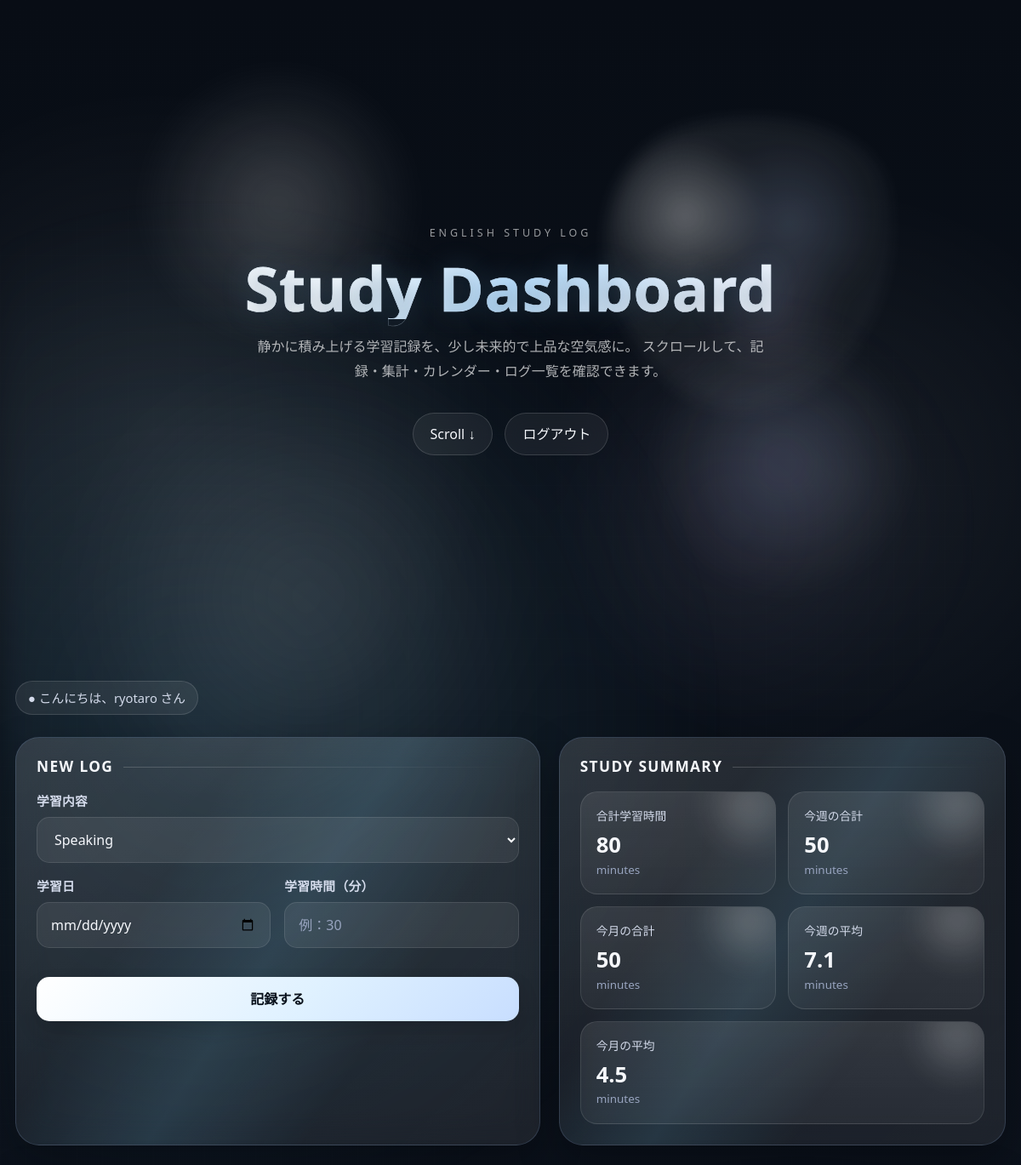
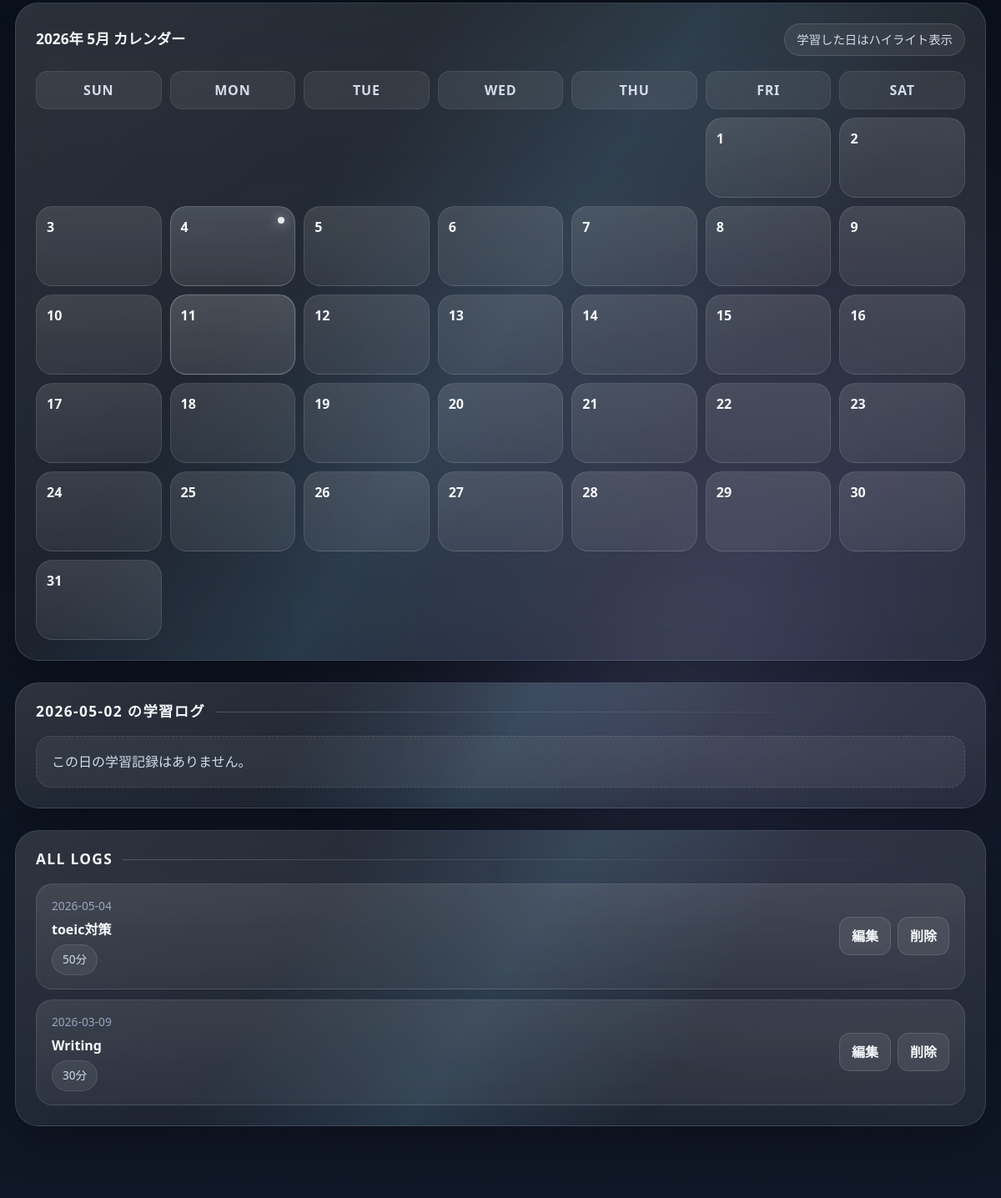
Page /?selected_date=2026-05-02 (signed in) on the committed database (2 pictures, top to bottom).
### tables this page shows
CREATE TABLE logs (
            id INTEGER PRIMARY KEY AUTOINCREMENT,
            content TEXT NOT NULL,
            time TEXT NOT NULL
        , study_date TEXT, user_id INTEGER);

### app.py (the view, shortened to what this page needs)
@app.route('/', methods=['GET', 'POST'])
def home():
    if "user_id" not in session:
        return redirect(url_for("login"))
    conn = get_db_connection()
    logs = conn.execute(
    "SELECT * FROM logs WHERE user_id = ? ORDER BY study_date DESC",
    (session["user_id"],)
    ).fetchall()
    selected_date = request.args.get("selected_date")
    selected_logs = []
    if selected_date:
            selected_logs = conn.execute(
                "SELECT * FROM logs WHERE study_date = ? AND user_id = ? ORDER BY id DESC",
                (selected_date, session["user_id"])
            ).fetchall()
    today_obj = date.today()
    year = today_obj.year
    month = today_obj.month
    cal = calendar.Calendar(firstweekday=6)
    month_days = cal.monthdayscalendar(year, month)
    study_dates = conn.execute(
    """
    SELECT DISTINCT study_date
    FROM logs
    WHERE user_id = ?
    AND strftime('%Y-%m', study_date) = ?
    """,
    (session["user_id"], f"{year}-{month:02d}")
).fetchall()
    study_dates = [row["study_date"] for row in study_dates]
    total_time = conn.execute(
    "SELECT SUM(time) AS total FROM logs WHERE user_id = ?",
    (session["user_id"],)
).fetchone()["total"] or 0
    weekly_total = conn.execute("""
        SELECT SUM(time) AS total
        FROM logs
        WHERE user_id = ?
        AND study_date >= date('now', 'weekday 1', '-7 days')
        AND study_date < date('now', 'weekday 1')
    """, (session["user_id"],)).fetchone()["total"] or 0
    monthly_total = conn.execute("""
        SELECT SUM(time) AS total
        FROM logs
        WHERE user_id = ?
        AND strftime('%Y-%m', study_date) = strftime('%Y-%m', 'now')
    """, (session["user_id"],)).fetchone()["total"] or 0
    weekly_avg = round(weekly_total / 7, 1)
    monthly_avg = round(monthly_total / date.today().day, 1)
    conn.close()
    return render_template(
    'index.html',
    logs=logs,
    total_time=total_time,
    weekly_total=weekly_total,
    monthly_total=monthly_total,
    weekly_avg=weekly_avg,
    monthly_avg=monthly_avg,
    year=year,
    month=month,
    month_days=month_days,
    study_dates=study_dates,
    today=today_obj.isoformat(),
    selected_date=selected_date,
    selected_logs=selected_logs,
    )

### app.py (called while the page is built)
def get_db_connection():
    conn = sqlite3.connect("database.db")
    conn.row_factory = sqlite3.Row
    return conn

### templates/index.html (shortened to what this page needs)
<!DOCTYPE html>
<html lang="ja">
<head>
    <link href="https://cdn.jsdelivr.net/npm/bootstrap@5.3.8/dist/css/bootstrap.min.css" rel="stylesheet">
</head>
<body>
    <div class="future-grid"></div>
    <section class="hero-screen">
        <div class="hero-orb one"></div>
        <div class="hero-orb two"></div>
        <div class="hero-fluid"></div>
        <div class="hero-content">
            <p class="hero-kicker">ENGLISH STUDY LOG</p>
            <h1 class="hero-title">
            </h1>
            <p class="hero-sub">
                静かに積み上げる学習記録を、少し未来的で上品な空気感に。
                スクロールして、記録・集計・カレンダー・ログ一覧を確認できます。
            </p>
            <div class="hero-actions">
                <a href="#main-content" class="scroll-indicator">Scroll ↓</a>
                <a href="{{ url_for('logout') }}" class="hero-btn">ログアウト</a>
            </div>
        </div>
    </section>
    <div id="main-content" class="page-wrap">
        <section class="section-block">
            <div class="top-info-bar">
                <div class="welcome-chip">● こんにちは、{{ session["username"] }} さん</div>
            </div>
        </section>
        <section class="section-block">
            <div class="dashboard-grid">
                <div class="glass-card">
                    <div class="section-title">
                        <h2>NEW LOG</h2>
                        <div class="section-line"></div>
                    </div>
                    <form method="POST">
                        <div class="form-grid">
                            <div class="form-group full">
                                <label>学習内容</label>
                                <select name="content" class="neo-select" onchange="toggleInput(this.value)">
                                    <option value="Speaking">Speaking</option>
                                </select>
                            </div>
                            <div class="form-group">
                                <label>学習日</label>
                                <input type="date" name="study_date" class="neo-input">
                            </div>
                            <div class="form-group">
                                <label>学習時間（分）</label>
                                <input type="number" name="time" class="neo-input" placeholder="例：30">
                            </div>
                            <div class="form-group full submit-row ">
                                <button type="submit" class="submit-btn">記録する</button>
                            </div>
                        </div>
                    </form>
                </div>
                <div class="glass-card">
                    <div class="section-title">
                        <h2>STUDY SUMMARY</h2>
                        <div class="section-line"></div>
                    </div>
                    <div class="summary-grid">
                        <div class="summary-item">
                            <div class="summary-label">合計学習時間</div>
                            <div class="summary-value">{{ total_time }}</div>
                            <div class="summary-unit">minutes</div>
                        </div>
                        <div class="summary-item">
                            <div class="summary-label">今週の合計</div>
                            <div class="summary-value">{{ weekly_total }}</div>
                            <div class="summary-unit">minutes</div>
                        </div>
                        <div class="summary-item">
                            <div class="summary-label">今月の合計</div>
                            <div class="summary-value">{{ monthly_total }}</div>
                            <div class="summary-unit">minutes</div>
                        </div>
                        <div class="summary-item">
                            <div class="summary-label">今週の平均</div>
                            <div class="summary-value">{{ weekly_avg }}</div>
                            <div class="summary-unit">minutes</div>
                        </div>
                        <div class="summary-item">
                            <div class="summary-label">今月の平均</div>
                            <div class="summary-value">{{ monthly_avg }}</div>
                            <div class="summary-unit">minutes</div>
                        </div>
                    </div>
                </div>
            </div>
        </section>
        <section class="section-block">
            <div class="glass-card">
                <div class="calendar-head">
                    <h2>{{ year }}年 {{ month }}月 カレンダー</h2>
                    <div class="calendar-badge">学習した日はハイライト表示</div>
                </div>
                <div class="calendar-grid">
                    <div class="calendar-week">SUN</div>
                    <div class="calendar-week">MON</div>
                    <div class="calendar-week">TUE</div>
                    <div class="calendar-week">WED</div>
                    <div class="calendar-week">THU</div>
                    <div class="calendar-week">FRI</div>
                    <div class="calendar-week">SAT</div>
                    {% for week in month_days %}
                        {% for day in week %}
                            {% if day == 0 %}
                                <div class="calendar-day empty"></div>
                            {% else %}
                                {% set day_str = "%04d-%02d-%02d"|format(year, month, day) %}
                                <a href="{{ url_for('home', selected_date=day_str) }}" class="calendar-link">
                                    <div class="calendar-day {% if day_str in study_dates %}studied{% endif %} {% if day_str == today %}today{% endif %}">
                                        <span class="day-number">{{ day }}</span>
                                    </div>
                                </a>
                            {% endif %}
                        {% endfor %}
                    {% endfor %}
                </div>
            </div>
        </section>
        {% if selected_date %}
        <section class="section-block">
            <div class="glass-card">
                <div class="section-title">
                    <h2>{{ selected_date }} の学習ログ</h2>
                    <div class="section-line"></div>
                </div>
                {% if selected_logs %}
                    <ul class="selected-log-list">
                        {% for log in selected_logs %}
                        <li class="log-card">
                            <div class="log-left">
                                <div class="log-date">{{ log.study_date }}</div>
                                <div class="log-content">{{ log.content }}</div>
                                <div class="log-time">{{ log.time }}分</div>
                            </div>
                        </li>
                        {% endfor %}
                    </ul>
                {% else %}
                    <div class="empty-message">この日の学習記録はありません。</div>
                {% endif %}
            </div>
        </section>
        {% endif %}
        <section class="section-block">
            <div class="glass-card">
                <div class="section-title">
                    <h2>ALL LOGS</h2>
                    <div class="section-line"></div>
                </div>
                {% if logs %}
                    <ul class="log-list">
                        {% for log in logs %}
                        <li class="log-card">
                            <div class="log-left">
                                <div class="log-date">{{ log.study_date }}</div>
                                <div class="log-content">{{ log.content }}</div>
                                <div class="log-time">{{ log.time }}分</div>
                            </div>
                            <div class="log-actions">
                                <form action="{{ url_for('edit', log_id=log.id) }}" method="GET" style="display:inline;">
                                    <button type="submit" class="action-btn">編集</button>
                                </form>
                                <form method="POST" action="{{ url_for('delete', log_id=log.id) }}" style="display:inline;">
                                    <button type="submit" class="action-btn">削除</button>
                                </form>
                            </div>
                        </li>
                        {% endfor %}
                    </ul>
                {% else %}
                    <div class="empty-message">まだ学習記録がありません。</div>
                {% endif %}
            </div>
        </section>
    </div>
</body>
</html>

### rows in the picture
logs: study_date "2026-05-04", content "toeic対策", time "50"
logs: study_date "2026-03-09", content "Writing", time "30"

### other values in the picture
{{ session["username"] }} "ryotaro"
{{ total_time }} "80"
{{ weekly_total }} "50"
{{ monthly_total }} "50"
{{ weekly_avg }} "7.1"
{{ month }} "5"
{{ day }} "1" "2" "3" "4" "5" "6" "7" "8" "9" "10" "11" "12" "13" "14" "15" "16" "17" "18" "19" "20" "21" "22" "23" "24" "25" "26" "27" "28" "29" "30" "31"
{{ selected_date }} "2026-05-02"
